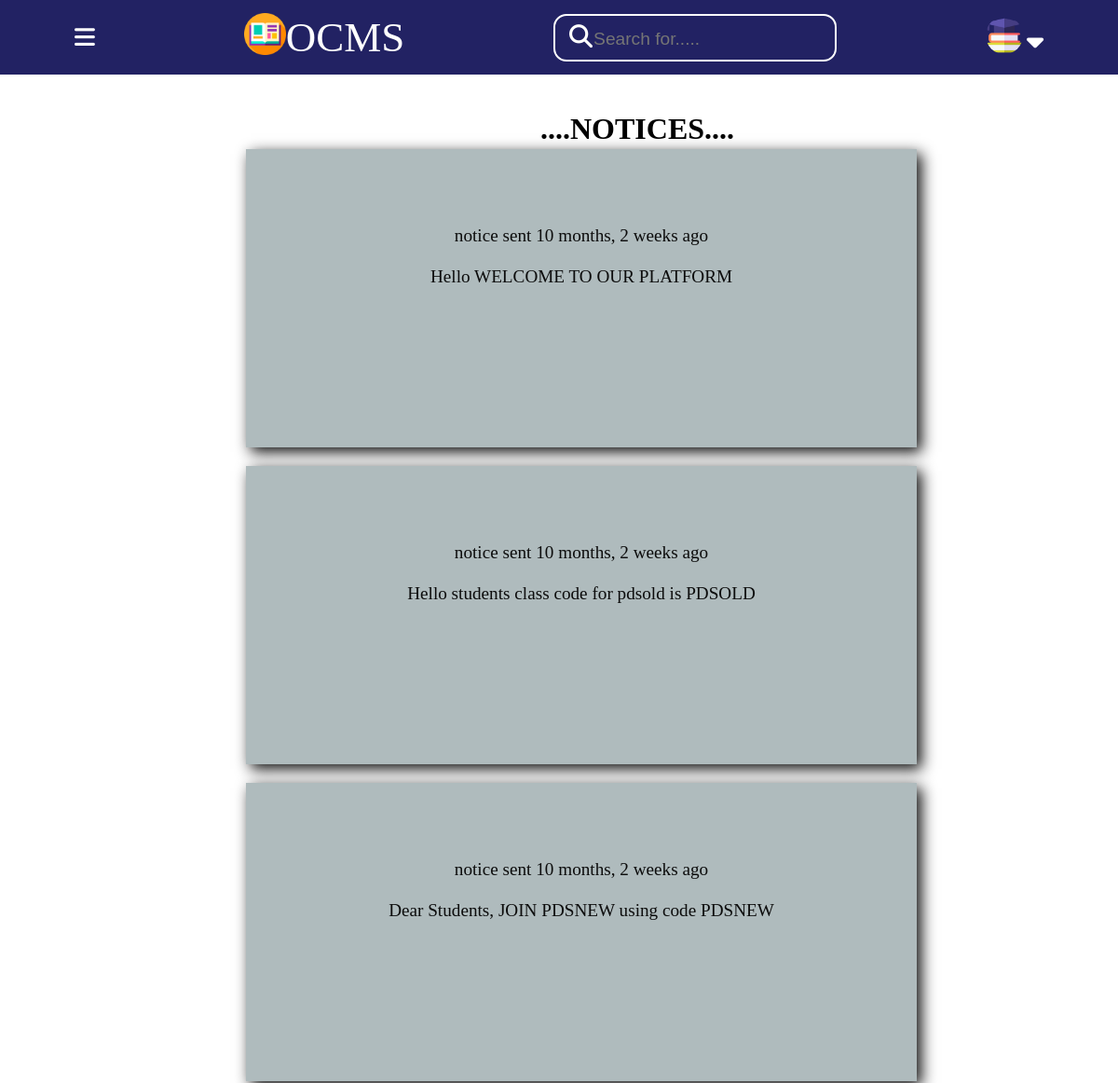
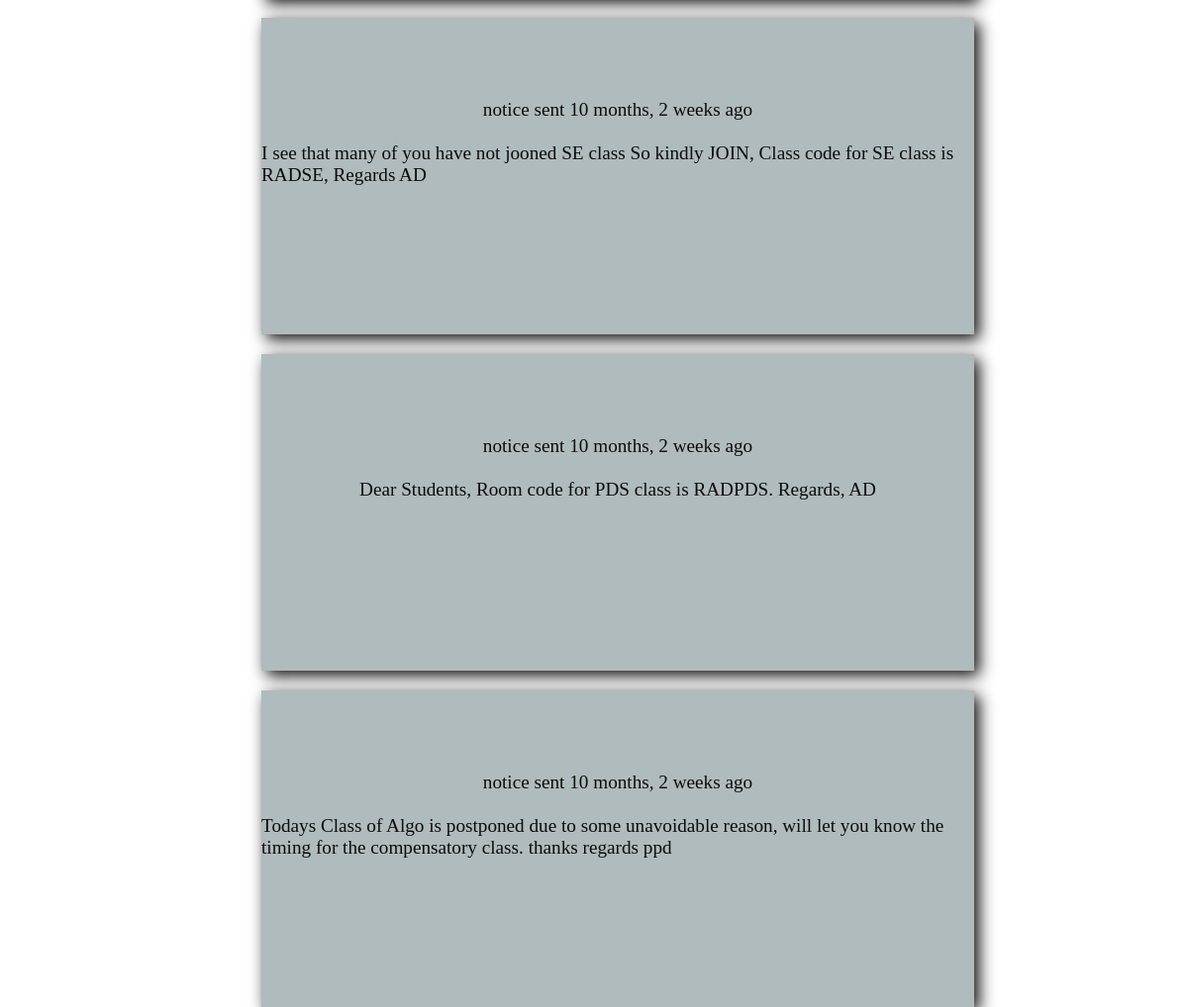
Page /snotice_box/ (signed in) on the committed database (2 pictures, top to bottom).
### base/models.py (models this page shows, shortened)
class Notice(models.Model):
    id = models.AutoField(primary_key=True)
    description = models.TextField(null=True, blank=True)
    updated = models.DateTimeField(auto_now=True)
    created = models.DateTimeField(auto_now_add=True)
    class Meta:
        ordering = ['-updated', '-created']

### base/views.py (the view)
# urls.py: path("snotice_box/",views.student_notice,name="snotice_box"),
def student_notice(request):
    Student_User=get_object_or_404(Student, user=request.user)
    notices=Notice.objects.all()
    context={'notices':notices}
    return render(request,'base/snotice_box.html',context)

### base/templates/base/snotice_box.html (shortened to what this page needs)
{% load static %}
<!DOCTYPE html>
<html lang="en">
<head>
    <link rel="stylesheet" href="{% static 'styles/join_room.css' %}">
</head>
<body>
    <div class="wrapper">
    <div class="nav">
        <i id="dropdown" class=" dropdown fa-solid fa-bars"></i>
     <div class="logo"><img src="{% static 'images/1414305.png' %}" class="img">
        <p style="font-size: 45px;">OCMS</p></div>
        <div class="search">
        <i class=" icon fa-solid fa-magnifying-glass"></i>
        <input type="text" placeholder="Search for.....">
        </div>
        <div class="profile">
            <img src="{% static 'images/4430487.png' %}" class="pic">
            <i class="dropdowm-icon fa-solid fa-caret-down"></i>
        </div>
    </div>
</div>
<div class="wrapper2">
    <h1 class="noticehead">....NOTICES....</h1>
    <div id="classinfo" class="noticeinfo">
        {% for notice in notices %}
        <div  class="noticebox">
            <div class="nnn">
                 <p class="nm">  <br><p class="time">notice sent {{notice.created | timesince}} ago</p><br>{{ notice.description }}</p>
             </div>
        </div>
        {% endfor %}
    </div>
</div>
</body>
</html>

### static/styles/join_room.css (style rules this page uses)
* { margin: 0; border: 0; box-sizing: border-box; }
body { height: 100vh; width: 100vw; display: flex; flex-direction: column; }
.img { height: 45px; }
.nav { width: 100vw; height: 10vh; background-color:rgb(34, 34, 99); position: absolute; top:0; display: flex; justify-content: space-around; align-items: center; color: white; }
.nav input { border: none; outline: none; background: transparent; color: white; font-size: larger; }
.pic { height: 40px; width: 40px; border-radius: 50%; }
.search { border: 2px solid white; padding: 10px; border-radius: 14px; }
.icon { font-size: 25px; color: white; position: relative; left: 5px; }
.dropdowm-icon { position: relative; bottom:3px; font-size: 29px; color: white; }
.logo { display: flex; }
.dropdown { font-size: 25px; }
.wrapper2 { display: flex; flex-direction: column; position: relative; position: absolute; top:15vh; left: 22vw; }
.nm { max-width: 70%; margin-top: 5vw; }
.nnn { display: flex; flex-direction: column; justify-content: center; align-items: center; }
.noticehead { text-align:center; }
.noticebox { height: 40vh; width: 60vw; background-color: aliceblue; display: flex; gap: 5px; box-shadow: 5px 5px 15px; flex-direction: column; background-color:rgb(175, 187, 189); color: black; font-size: larger; overflow: scroll; color: rgb(12, 12, 12); }
.noticeinfo { margin-top: 3px; width:70vw; display: flex; flex-direction: column; row-gap: 20px; }

### rows in the picture
Notice: created "10 months, 2 weeks", description "Hello WELCOME TO OUR PLATFORM"
Notice: created "10 months, 2 weeks", description "Hello students class code for pdsold is PDSOLD"
Notice: created "10 months, 2 weeks", description "Dear Students, JOIN PDSNEW using code PDSNEW"
Notice: created "10 months, 2 weeks", description "I see that many of you have not jooned SE class So kindly JOIN, Class code for SE class is RADSE, Regards AD"
Notice: created "10 months, 2 weeks", description "Dear Students, Room code for PDS class is RADPDS. Regards, AD"
Notice: created "10 months, 2 weeks", description "Todays Class of Algo is postponed due to some unavoidable reason, will let you know the timing for the compensatory class. thanks regards ppd"
